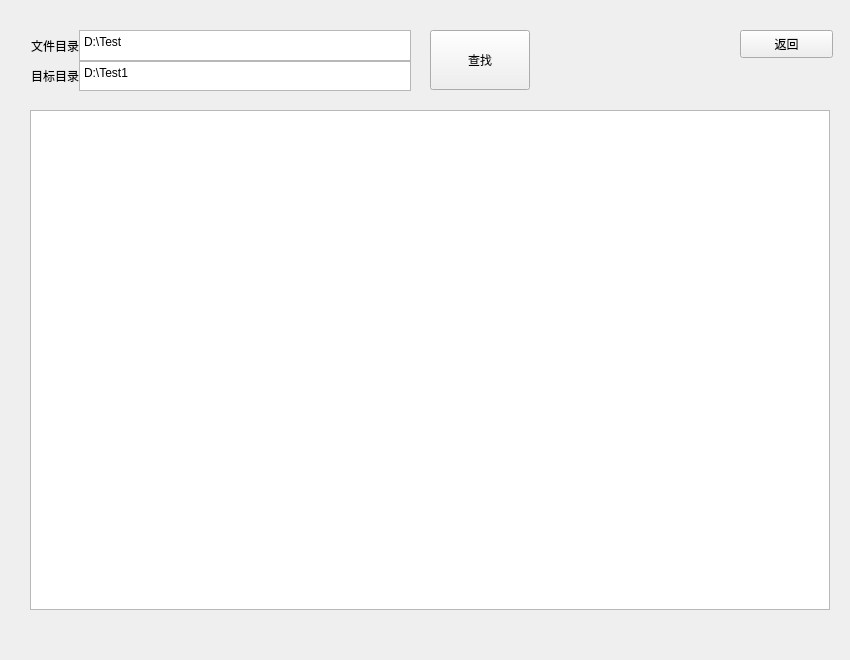
<?xml version="1.0" encoding="UTF-8"?>
<ui version="4.0">
 <class>mainwindow4</class>
 <widget class="QWidget" name="mainwindow4">
  <property name="geometry">
   <rect>
    <x>0</x>
    <y>0</y>
    <width>850</width>
    <height>660</height>
   </rect>
  </property>
  <property name="windowTitle">
   <string>mainwindow4</string>
  </property>
  <widget class="QPushButton" name="pushButton">
   <property name="geometry">
    <rect>
     <x>740</x>
     <y>30</y>
     <width>93</width>
     <height>28</height>
    </rect>
   </property>
   <property name="text">
    <string>返回</string>
   </property>
  </widget>
  <widget class="QPushButton" name="pushButton_2">
   <property name="geometry">
    <rect>
     <x>430</x>
     <y>30</y>
     <width>100</width>
     <height>60</height>
    </rect>
   </property>
   <property name="text">
    <string>查找</string>
   </property>
  </widget>
  <widget class="QTextBrowser" name="textBrowser">
   <property name="geometry">
    <rect>
     <x>30</x>
     <y>110</y>
     <width>800</width>
     <height>500</height>
    </rect>
   </property>
   <property name="html">
    <string>&lt;!DOCTYPE HTML PUBLIC &quot;-//W3C//DTD HTML 4.0//EN&quot; &quot;http://www.w3.org/TR/REC-html40/strict.dtd&quot;&gt;
&lt;html&gt;&lt;head&gt;&lt;meta name=&quot;qrichtext&quot; content=&quot;1&quot; /&gt;&lt;style type=&quot;text/css&quot;&gt;
p, li { white-space: pre-wrap; }
&lt;/style&gt;&lt;/head&gt;&lt;body style=&quot; font-family:'SimSun'; font-size:9pt; font-weight:400; font-style:normal;&quot;&gt;
&lt;p style=&quot;-qt-paragraph-type:empty; margin-top:0px; margin-bottom:0px; margin-left:0px; margin-right:0px; -qt-block-indent:0; text-indent:0px;&quot;&gt;&lt;br /&gt;&lt;/p&gt;&lt;/body&gt;&lt;/html&gt;</string>
   </property>
  </widget>
  <widget class="QWidget" name="gridLayoutWidget">
   <property name="geometry">
    <rect>
     <x>30</x>
     <y>30</y>
     <width>381</width>
     <height>61</height>
    </rect>
   </property>
   <layout class="QGridLayout" name="gridLayout" columnstretch="1,10" columnminimumwidth="1,10">
    <property name="sizeConstraint">
     <enum>QLayout::SetNoConstraint</enum>
    </property>
    <property name="leftMargin">
     <number>1</number>
    </property>
    <property name="topMargin">
     <number>0</number>
    </property>
    <property name="rightMargin">
     <number>0</number>
    </property>
    <property name="bottomMargin">
     <number>0</number>
    </property>
    <property name="spacing">
     <number>0</number>
    </property>
    <item row="0" column="0">
     <widget class="QLabel" name="label">
      <property name="sizePolicy">
       <sizepolicy hsizetype="Preferred" vsizetype="Preferred">
        <horstretch>0</horstretch>
        <verstretch>0</verstretch>
       </sizepolicy>
      </property>
      <property name="text">
       <string>文件目录</string>
      </property>
     </widget>
    </item>
    <item row="2" column="0">
     <widget class="QLabel" name="label_2">
      <property name="text">
       <string>目标目录</string>
      </property>
     </widget>
    </item>
    <item row="2" column="1">
     <widget class="QTextEdit" name="key_word">
      <property name="sizePolicy">
       <sizepolicy hsizetype="Ignored" vsizetype="Ignored">
        <horstretch>0</horstretch>
        <verstretch>0</verstretch>
       </sizepolicy>
      </property>
      <property name="html">
       <string>&lt;!DOCTYPE HTML PUBLIC &quot;-//W3C//DTD HTML 4.0//EN&quot; &quot;http://www.w3.org/TR/REC-html40/strict.dtd&quot;&gt;
&lt;html&gt;&lt;head&gt;&lt;meta name=&quot;qrichtext&quot; content=&quot;1&quot; /&gt;&lt;style type=&quot;text/css&quot;&gt;
p, li { white-space: pre-wrap; }
&lt;/style&gt;&lt;/head&gt;&lt;body style=&quot; font-family:'SimSun'; font-size:9pt; font-weight:400; font-style:normal;&quot;&gt;
&lt;p style=&quot; margin-top:0px; margin-bottom:0px; margin-left:0px; margin-right:0px; -qt-block-indent:0; text-indent:0px;&quot;&gt;D:\Test1&lt;/p&gt;&lt;/body&gt;&lt;/html&gt;</string>
      </property>
     </widget>
    </item>
    <item row="0" column="1">
     <widget class="QTextEdit" name="root_name">
      <property name="enabled">
       <bool>true</bool>
      </property>
      <property name="sizePolicy">
       <sizepolicy hsizetype="Ignored" vsizetype="Ignored">
        <horstretch>0</horstretch>
        <verstretch>0</verstretch>
       </sizepolicy>
      </property>
      <property name="html">
       <string>&lt;!DOCTYPE HTML PUBLIC &quot;-//W3C//DTD HTML 4.0//EN&quot; &quot;http://www.w3.org/TR/REC-html40/strict.dtd&quot;&gt;
&lt;html&gt;&lt;head&gt;&lt;meta name=&quot;qrichtext&quot; content=&quot;1&quot; /&gt;&lt;style type=&quot;text/css&quot;&gt;
p, li { white-space: pre-wrap; }
&lt;/style&gt;&lt;/head&gt;&lt;body style=&quot; font-family:'SimSun'; font-size:9pt; font-weight:400; font-style:normal;&quot;&gt;
&lt;p style=&quot; margin-top:0px; margin-bottom:0px; margin-left:0px; margin-right:0px; -qt-block-indent:0; text-indent:0px;&quot;&gt;D:\Test&lt;/p&gt;&lt;/body&gt;&lt;/html&gt;</string>
      </property>
     </widget>
    </item>
   </layout>
  </widget>
 </widget>
 <layoutdefault spacing="6" margin="11"/>
 <resources/>
 <connections>
  <connection>
   <sender>pushButton</sender>
   <signal>clicked()</signal>
   <receiver>mainwindow4</receiver>
   <slot>slot1()</slot>
   <hints>
    <hint type="sourcelabel">
     <x>796</x>
     <y>52</y>
    </hint>
    <hint type="destinationlabel">
     <x>693</x>
     <y>50</y>
    </hint>
   </hints>
  </connection>
  <connection>
   <sender>pushButton_2</sender>
   <signal>clicked()</signal>
   <receiver>mainwindow4</receiver>
   <slot>slot2()</slot>
   <hints>
    <hint type="sourcelabel">
     <x>515</x>
     <y>33</y>
    </hint>
    <hint type="destinationlabel">
     <x>546</x>
     <y>37</y>
    </hint>
   </hints>
  </connection>
 </connections>
 <slots>
  <slot>slot1()</slot>
  <slot>slot2()</slot>
 </slots>
</ui>
